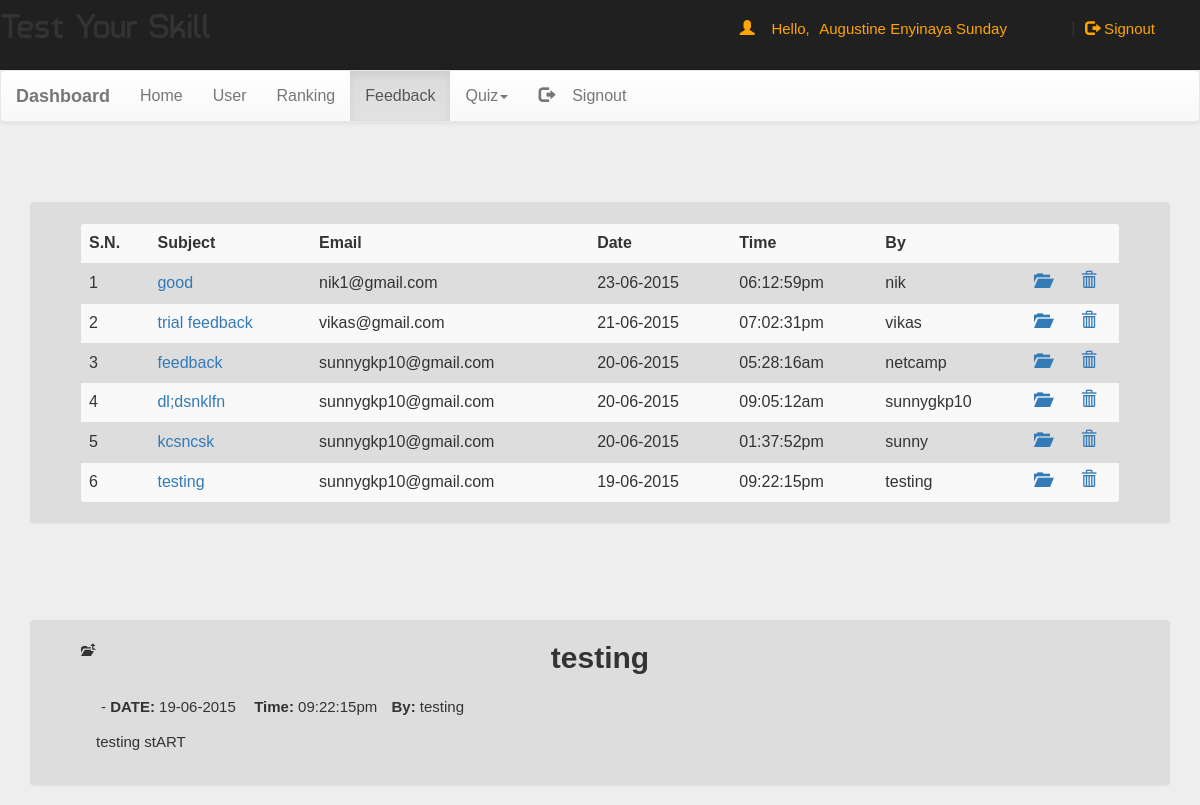
/dash.php?q=3&fid=55846be776610 (signed in), run on the app's committed database.
### tables this page shows
CREATE TABLE `feedback` (
  `id` text NOT NULL,
  `name` varchar(50) NOT NULL,
  `email` varchar(50) NOT NULL,
  `subject` varchar(500) NOT NULL,
  `feedback` varchar(500) NOT NULL,
  `date` date NOT NULL,
  `time` varchar(50) NOT NULL
);

### dash.php (the view, shortened to what this page needs)
<!DOCTYPE html PUBLIC "-//W3C//DTD XHTML 1.0 Transitional//EN" "http://www.w3.org/TR/xhtml1/DTD/xhtml1-transitional.dtd">
<html xmlns="http://www.w3.org/1999/xhtml">
<head>
<link  rel="stylesheet" href="css/bootstrap.min.css"/>
 <link  rel="stylesheet" href="css/bootstrap-theme.min.css"/>
 <link rel="stylesheet" href="css/main.css">
 <link  rel="stylesheet" href="css/font.css">
</head>
<body  style="background:#eee;">
<div class="header">
<div class="row">
<div class="col-lg-6">
<span class="logo">Test Your Skill</span></div>
<?php
 include_once 'dbConnection.php';
  if(!(isset($_SESSION['email']))){
header("location:index.php");
}
else
{
$name = $_SESSION['name'];;
echo '<span class="pull-right top title1" ><span class="log1"><span class="glyphicon glyphicon-user" aria-hidden="true"></span>&nbsp;&nbsp;&nbsp;&nbsp;Hello,</span> <a href="account.php" class="log log1">'.$name.'</a>&nbsp;|&nbsp;<a href="logout.php?q=account.php" class="log"><span class="glyphicon glyphicon-log-out" aria-hidden="true"></span>&nbsp;Signout</button></a></span>';
}?>
</div></div>
<nav class="navbar navbar-default title1">
  <div class="container-fluid">
    <div class="navbar-header">
      <a class="navbar-brand" href="dash.php?q=0"><b>Dashboard</b></a>
    </div>
    <div class="collapse navbar-collapse" id="bs-example-navbar-collapse-1">
      <ul class="nav navbar-nav">
        <li <?php if(@$_GET['q']==0) echo'class="active"'; ?>><a href="dash.php?q=0">Home<span class="sr-only">(current)</span></a></li>
        <li <?php if(@$_GET['q']==1) echo'class="active"'; ?>><a href="dash.php?q=1">User</a></li>
		<li <?php if(@$_GET['q']==2) echo'class="active"'; ?>><a href="dash.php?q=2">Ranking</a></li>
		<li <?php if(@$_GET['q']==3) echo'class="active"'; ?>><a href="dash.php?q=3">Feedback</a></li>
        <li class="dropdown <?php if(@$_GET['q']==4 || @$_GET['q']==5) echo'active"'; ?>">
          <a href="#" class="dropdown-toggle" data-toggle="dropdown" role="button" aria-haspopup="true" aria-expanded="false">Quiz<span class="caret"></span></a>
        </li><li class="pull-right"> <a href="logout.php?q=account.php"><span class="glyphicon glyphicon-log-out" aria-hidden="true"></span>&nbsp;&nbsp;&nbsp;&nbsp;Signout</a></li>
      </ul>
          </div>
  </div>
</nav>
<div class="container">
<div class="row">
<div class="col-md-12">
<?php if(@$_GET['q']==3) {
$result = mysqli_query($con,"SELECT * FROM `feedback` ORDER BY `feedback`.`date` DESC") or die('Error');
echo  '<div class="panel"><div class="table-responsive"><table class="table table-striped title1">
<tr><td><b>S.N.</b></td><td><b>Subject</b></td><td><b>Email</b></td><td><b>Date</b></td><td><b>Time</b></td><td><b>By</b></td><td></td><td></td></tr>';
$c=1;
while($row = mysqli_fetch_array($result)) {
	$date = $row['date'];
	$date= date("d-m-Y",strtotime($date));
	$time = $row['time'];
	$subject = $row['subject'];
	$name = $row['name'];
	$email = $row['email'];
	$id = $row['id'];
	 echo '<tr><td>'.$c++.'</td>';
	echo '<td><a title="Click to open feedback" href="dash.php?q=3&fid='.$id.'">'.$subject.'</a></td><td>'.$email.'</td><td>'.$date.'</td><td>'.$time.'</td><td>'.$name.'</td>
	<td><a title="Open Feedback" href="dash.php?q=3&fid='.$id.'"><b><span class="glyphicon glyphicon-folder-open" aria-hidden="true"></span></b></a></td>';
	echo '<td><a title="Delete Feedback" href="update.php?fdid='.$id.'"><b><span class="glyphicon glyphicon-trash" aria-hidden="true"></span></b></a></td>
	</tr>';
}
echo '</table></div></div>';
}
?>
<?php if(@$_GET['fid']) {
echo '<br />';
$id=@$_GET['fid'];
$result = mysqli_query($con,"SELECT * FROM feedback WHERE id='$id' ") or die('Error');
while($row = mysqli_fetch_array($result)) {
	$name = $row['name'];
	$subject = $row['subject'];
	$date = $row['date'];
	$date= date("d-m-Y",strtotime($date));
	$time = $row['time'];
	$feedback = $row['feedback'];
echo '<div class="panel"<a title="Back to Archive" href="update.php?q1=2"><b><span class="glyphicon glyphicon-level-up" aria-hidden="true"></span></b></a><h2 style="text-align:center; margin-top:-15px;font-family: "Ubuntu", sans-serif;"><b>'.$subject.'</b></h1>';
 echo '<div class="mCustomScrollbar" data-mcs-theme="dark" style="margin-left:10px;margin-right:10px; max-height:450px; line-height:35px;padding:5px;"><span style="line-height:35px;padding:5px;">-&nbsp;<b>DATE:</b>&nbsp;'.$date.'</span>
<span style="line-height:35px;padding:5px;">&nbsp;<b>Time:</b>&nbsp;'.$time.'</span><span style="line-height:35px;padding:5px;">&nbsp;<b>By:</b>&nbsp;'.$name.'</span><br />'.$feedback.'</div></div>';}
}?>
</div>
</div></div>
</body>
</html>

### css/main.css (style rules this page uses)
body { overflow-x:hidden; width:100%; font: 15px "Century Gothic", "Times Roman", sans-serif; background:#eee; height:100%; background-attachment:fixed; }
.panel { background-color: #ddd !important; margin-top: 60px; padding: 50px; padding-top: 20px; padding-bottom: 20px; }
.header { background:#202020; height:70px; }
.logo { font-family:'typo'; font-size:35px; margin-top: 30px; }
.title1 { font: 16px "Century Gothic", "Times Roman", sans-serif; }
.top { margin-top:20px; }
.log1 { font: 15px 'Ubuntu', sans-serif; color:orange; margin-left:10px; }
.log { margin:10px; margin-right:60px; margin-left:5px; color:orange; text-decoration:none; font-size:20px; font-size:15px; }

### data on the page
feedback: subject "good", email "nik1@gmail.com", date "23-06-2015", time "06:12:59pm", name "nik"
feedback: subject "trial feedback", email "vikas@gmail.com", date "21-06-2015", time "07:02:31pm", name "vikas"
feedback: subject "feedback", email "sunnygkp10@gmail.com", date "20-06-2015", time "05:28:16am", name "netcamp"
feedback: subject "dl;dsnklfn", email "sunnygkp10@gmail.com", date "20-06-2015", time "09:05:12am", name "sunnygkp10"
feedback: subject "kcsncsk", email "sunnygkp10@gmail.com", date "20-06-2015", time "01:37:52pm", name "sunny"
feedback: subject "testing", email "sunnygkp10@gmail.com", date "19-06-2015", time "09:22:15pm", name "testing", feedback "testing stART"

### other printed values
$name "Augustine Enyinaya Sunday"
